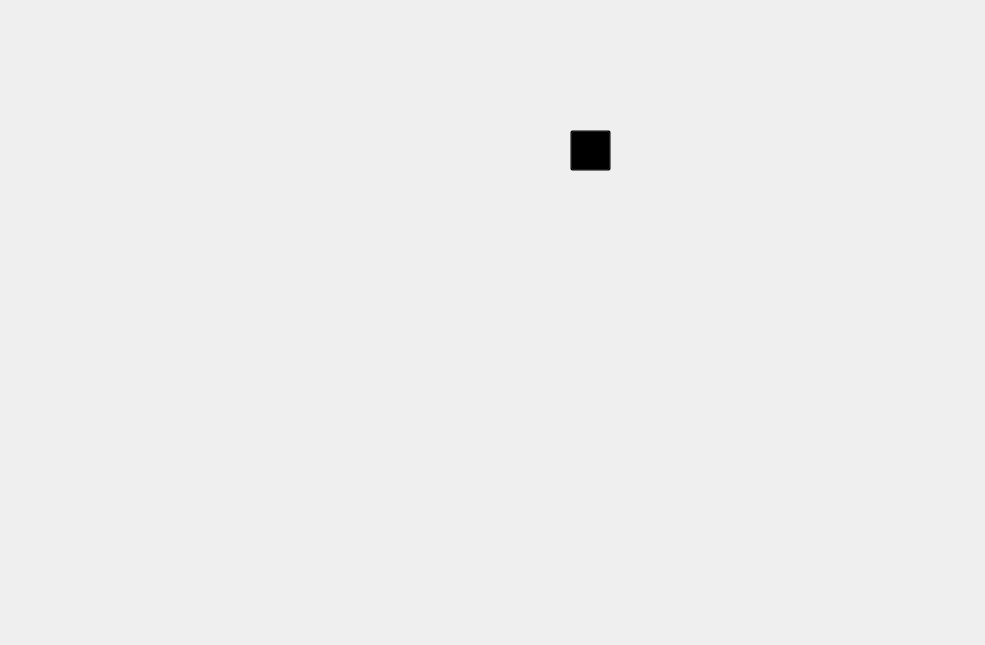
<?xml version="1.0" encoding="UTF-8"?>
<ui version="4.0">
 <class>MainWindow</class>
 <widget class="QMainWindow" name="MainWindow">
  <property name="geometry">
   <rect>
    <x>0</x>
    <y>0</y>
    <width>985</width>
    <height>645</height>
   </rect>
  </property>
  <property name="windowTitle">
   <string>MainWindow</string>
  </property>
  <widget class="QWidget" name="centralwidget">
   <widget class="QLabel" name="label">
    <property name="geometry">
     <rect>
      <x>-190</x>
      <y>-160</y>
      <width>1501</width>
      <height>921</height>
     </rect>
    </property>
    <property name="text">
     <string/>
    </property>
    <property name="pixmap">
     <pixmap resource="../telasa.qrc">:/telas/ex_seleiro2.jpg</pixmap>
    </property>
    <property name="scaledContents">
     <bool>true</bool>
    </property>
   </widget>
   <widget class="QPushButton" name="bilheteButtonn2">
    <property name="geometry">
     <rect>
      <x>570</x>
      <y>130</y>
      <width>41</width>
      <height>41</height>
     </rect>
    </property>
    <property name="styleSheet">
     <string notr="true">background-color: rgba(0,0,0,0);</string>
    </property>
    <property name="text">
     <string/>
    </property>
   </widget>
  </widget>
 </widget>
 <resources>
  <include location="../telasa.qrc"/>
 </resources>
 <connections/>
</ui>
